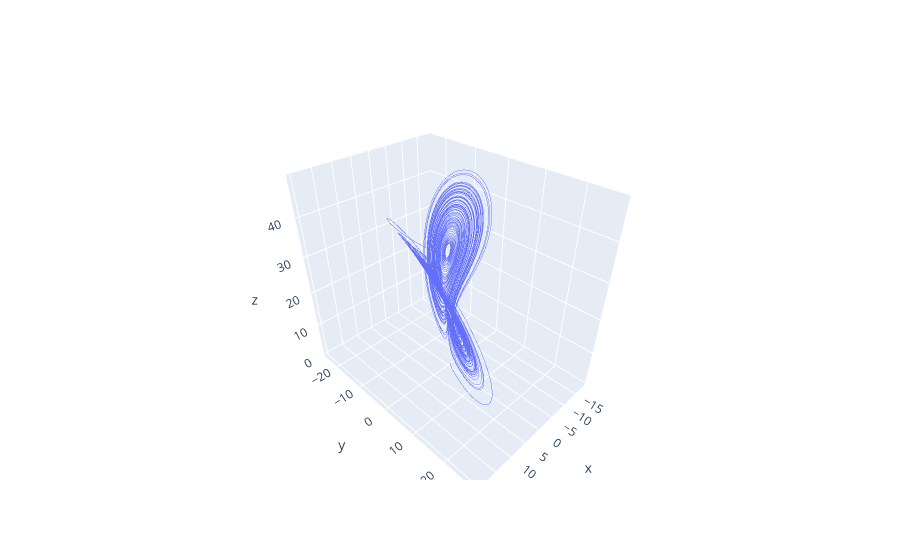

Source (notebook cell):
### Code cell
fig = go.Figure(go.Scatter3d(x=xs[::5], y=ys[::5], z=zs[::5], opacity=0.85,
                             mode='lines', line=dict(width=1)))
fig.show()

### Figure 1 — Plotly figure (JSON) as saved in the notebook; plotly's stock layout.template omitted (floating-point values rounded to 4 significant figures; data arrays with more than 128 entries replaced by an {"elided": "..."} marker saying what was removed)
{"data": [{"line": {"width": 1}, "mode": "lines", "opacity": 0.85, "type": "scatter3d", "x": {"elided": "20001 float values"}, "y": {"elided": "20001 float values"}, "z": {"elided": "20001 float values"}}], "layout": {}}
